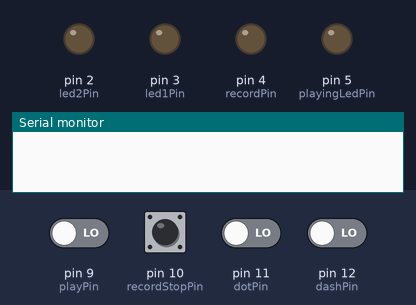
Bench run of a sketch on a simulated Arduino Uno, built with avr-gcc and run on an emulated ATmega328P. Shown: output pins drawn as LEDs (lit = HIGH), the last lines printed to the serial monitor. Dashed ring = blinking. The test bench sets the inputs (shaded band); at power-on: pin 9 (playPin), pin 10 (recordStopPin), pin 11 (dotPin), pin 12 (dashPin) LOW.

Above: at 9.8 s.
9.9 s: pin 9 (playPin) driven HIGH
At 11.1 s:
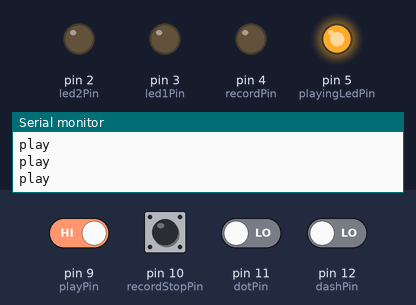
11.9 s: pin 11 (dotPin) driven HIGH
At 12.2 s:
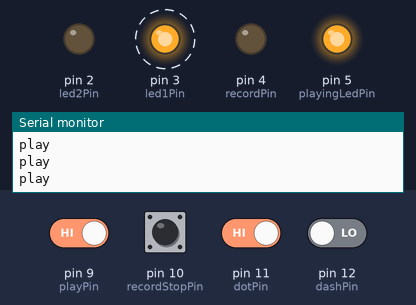
14.9 s: pin 10 (recordStopPin) pulled HIGH for 1 s
At 16.3 s:
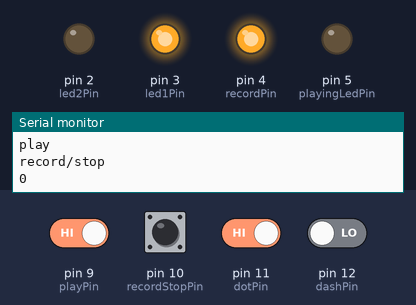
17.9 s: pin 12 (dashPin) driven HIGH
At 18.3 s:
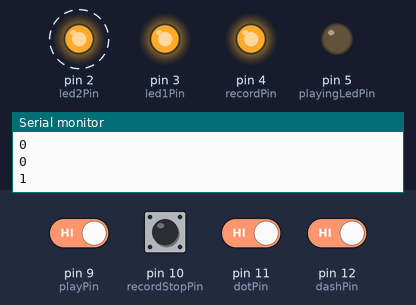
20.9 s: pin 12 (dashPin) driven LOW
At 21.3 s:
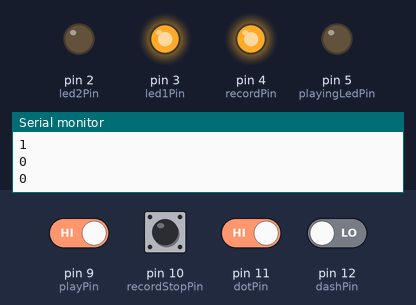
23.9 s: pin 10 (recordStopPin) pulled HIGH for 0.25 s
At 24.7 s:
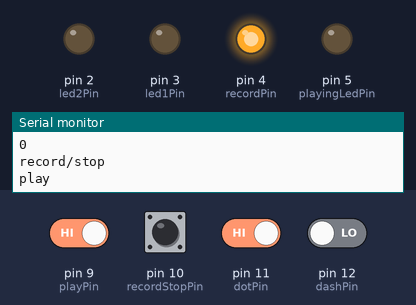
Timing chart, 0 to 32.4 s (numbered marks = the images above; inputs shaded):
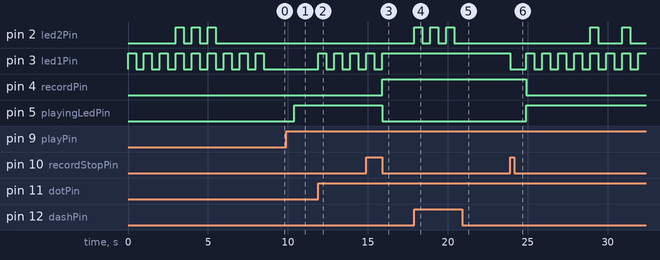

Measured:
- after the input at 9.9 s, pin 5 (playingLedPin): LOW → HIGH after 0.50 s
- after the input at 11.9 s, pin 3 (led1Pin): alternates HIGH for 0.50 s and LOW for 0.50 s, starting at once
- after the input at 14.9 s, pin 3 (led1Pin): goes on until 15.9 s, then stays HIGH; pin 4 (recordPin): LOW → HIGH after 1.0 s; pin 5 (playingLedPin): HIGH → LOW after 1.0 s
- after the input at 17.9 s, pin 2 (led2Pin): alternates HIGH for 0.50 s and LOW for 0.50 s, starting at once
- after the input at 20.9 s, pin 2 (led2Pin): stops changing and stays LOW
- after the input at 23.9 s, pin 2 (led2Pin): alternates HIGH for 0.50 s and LOW for 1.5 s, starting after 5.0 s; pin 3 (led1Pin): HIGH → LOW at once, then repeats every 1.0 s: HIGH 0.50 s, LOW 0.50 s; pin 4 (recordPin): HIGH → LOW after 1.0 s; pin 5 (playingLedPin): LOW → HIGH after 1.0 s
- by itself, pin 3 (led1Pin): alternates HIGH for 0.50 s and LOW for 0.50 s, 18 changes in all, then stays LOW

The sketch:

sketch_nov01a.ino
```cpp
// use static array to store the recorded codes
int message[500];
int messageSize = 0;
int sos[9] = {0, 0, 0, 1, 1, 1, 0, 0, 0};
int playSos = true;
//pins
int dashPin = 12;
int dotPin = 11;
int recordStopPin = 10;
int playPin = 9;

//one led is dot
//two leds are dash
int led1Pin = 3;
int led2Pin = 2;
int recordPin = 4;
int playingLedPin = 5;

//flags
bool record = false;
bool isPlaying = false;


void setup() {
  Serial.begin(9600);
  pinMode(dashPin, INPUT);
  pinMode(dotPin, INPUT);
  pinMode(recordStopPin, INPUT);
  pinMode(playPin, INPUT);
  pinMode(led1Pin, OUTPUT);
  pinMode(led2Pin, OUTPUT);
  pinMode(recordPin, OUTPUT);
  pinMode(playingLedPin, OUTPUT);
//  play(sos, 9);/
}

void loop() {
  readPin();
  if (record) {
    digitalWrite(recordPin, HIGH);
  } else {
    digitalWrite(recordPin, LOW);
  }
  if (isPlaying) {
    digitalWrite(playingLedPin, HIGH);
    play(message, messageSize);
  } else {
    digitalWrite(playingLedPin, LOW);
  }

  if (playSos) {
    play(sos, 9);
    playSos = false;
  }
}

// register a dash
void registerDash() {
  addDigit(1);
}

// register a dot
void registerDot() {
  addDigit(0);
}

// add the digit to the array
void addDigit(int add) {
  message[messageSize] = add;
  Serial.println(message[messageSize]);
  messageSize++;
}

//
void readPin() {
  if (digitalRead(dashPin) == HIGH && !isPlaying) {
    if (record) {
      registerDash();
    }
    digitalWrite(led1Pin, HIGH);
    digitalWrite(led2Pin, HIGH);
    delay(500);
    digitalWrite(led1Pin, LOW);
    digitalWrite(led2Pin, LOW);
  }
  if (digitalRead(dotPin) == HIGH && !isPlaying) {
    if (record) {
      registerDot();
    }
    digitalWrite(led1Pin, HIGH);
    delay(500);
    digitalWrite(led1Pin, LOW);
  }

  if (digitalRead(recordStopPin) == HIGH && !isPlaying) { //set recording state
    Serial.println("record/stop");
    record = !record;
    delay(500);
  }

  if (digitalRead(playPin) == HIGH && !record) {
    Serial.println("play");
    isPlaying = !isPlaying;
    delay(500);
  }
}

int play(int arr[], int arrSize) {
  for (int i = 0; i < arrSize; i++) {
    if (arr[i] == 1) {
      digitalWrite(led1Pin, HIGH);
      digitalWrite(led2Pin, HIGH);
      delay(500);
      digitalWrite(led1Pin, LOW);
      digitalWrite(led2Pin, LOW);
    }
    if (arr[i] == 0) {
      digitalWrite(led1Pin, HIGH);
      delay(500);
      digitalWrite(led1Pin, LOW);
    }
    delay(500);
  }
  isPlaying = false;
  return 0;
}

//notes
// -1 is invalid
// 0 is a dot
// 1 is a dash
// first button is for registering a dash
// second button is for registering a dot
// third button is to record
// forth button is to play the saved recording
```
